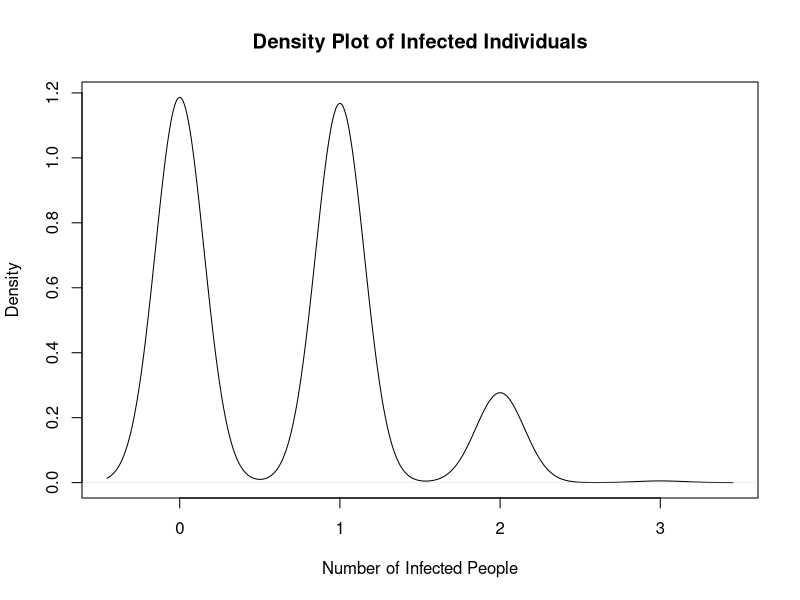
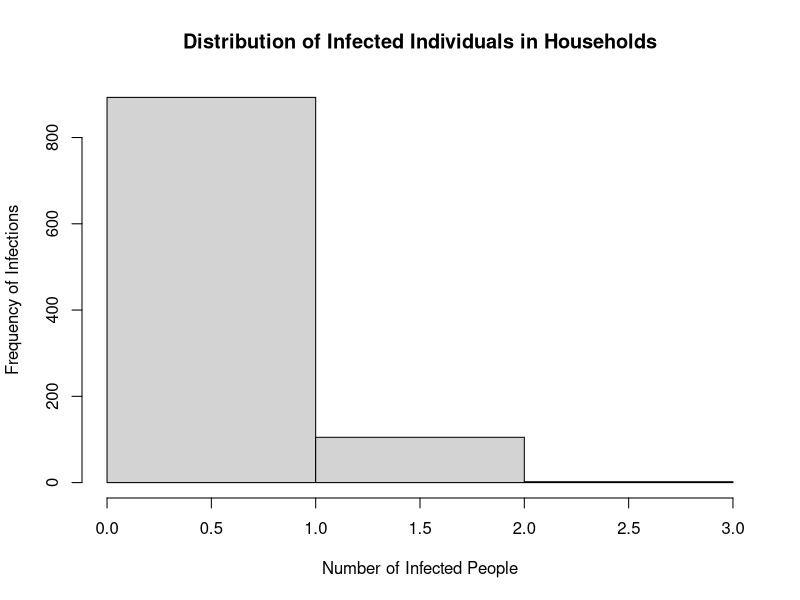

Reproduce these figures in R, in order. (Note: this script raises an error after producing the figures.)
#  The code simulates the infection and recovery process over several days for a defined number of individuals.
# Define the dimensions of the matrix
num_individuals <- 3  # Number of rows
num_days <- 10  # Number of columns
lamda1 <- 0.2  # Initialise lamda1 value, background rate
lamda2 <- 0.3  # Set lamda2, the rate associated with infectious individuals within the household
lamda3 <- 0.2  # Set lamda3, the likelihood of individuals being initially infected on the first day
recovery_Prob <- 0.15  # Set the likelihood of an infected individual transitioning from the infected state to the recovered state within a specific timeframe
num_simulations <- 1000

# Create an empty list to store the results of multiple simulations and after running the simulations sim_results stores the outcomes of each simulation in a list[[1]]
#[1] 0 1 1 0 1 0 0 1 1 0

#[[2]]
#[[1] 1 0 0 1 1 0 1 1 1 0 simulation day 1 then days 2 for the individuals in that family



#sim_results <- vector("list", length = num_simulations)

# Create an empty matrix filled with zeros to represent uninfected individuals
initial_infection_matrix <- matrix(0, nrow = num_individuals, ncol = num_days)

# Introduce initial infections for day 1
for (individual in 1:num_individuals) {
  
    random_number <- runif(1)  # Generate a random number between 0 and 1
   
    if (random_number < lamda3)
      # put 1 inside the matrix to refer to first day
      {
      initial_infection_matrix[individual, 1] <- 1  # Set the individual as infected
    }
    
}

# simulate_infection performs the infection spread simulation for a single household. It uses the parameters set earlier to simulate the infection process for the defined number of days.
simulate_infection <- function(){
for (day in 2:num_days) {
  for (individual in 1:num_individuals) {

    was_infected <- initial_infection_matrix[individual, day - 1]  # Store the previous infection status
    
    # Apply the recovery process to previously infected individuals
    if (was_infected == 1 && runif(1) < recovery_Prob) {
      initial_infection_matrix[individual, day] <- 0  # Change the status to recovered
    } else {
      # Check if the individual was not infected at the previous time step
      if (was_infected == 0) {
        force_of_infection <- lamda1 + lamda2 * sum(initial_infection_matrix[, day - 1])
        
        # Calculate the probability of getting infected
        p <- 1 - exp(-force_of_infection)
        
        # Generate a uniform random number [0, 1]
        u_r_n <- runif(1)
        
        # Check if the random value is less than the probability p
        if (u_r_n < p) {
          initial_infection_matrix[individual, day] <- 1  # Change the status to infected
      
        }
      }
    }
  }
}
  return(sum(initial_infection_matrix[, num_days]))  # Return count of infected individuals in the household
}

# New code for multiple simulations and displaying results
simulate_multiple_infections <- function() {
  result <- vector("numeric", length = num_simulations)
  for (sim in 1:num_simulations) {
    result[sim] <- simulate_infection()  # Execute the simulation function
  }
  return(result)
}

# Execute multiple simulations and gather the results
simulation_results <- simulate_multiple_infections()

# Show the final results
print(simulation_results)

# Calculate mean infected individuals per day
mean_infected_per_day <- colMeans(matrix(simulation_results, nrow = num_simulations))
print(mean_infected_per_day)

# Create a density plot
density_plot <- density(simulation_results)

# Plot the density
plot(density_plot, main = "Density Plot of Infected Individuals", xlab = "Number of Infected People", ylab = "Density")

# Create a histogram of the number of infected individuals in households
hist(simulation_results, breaks = seq(0, max(simulation_results) + 0.5, by = 1), 
     xlab = "Number of Infected People", ylab = "Frequency of Infections", 
     main = "Distribution of Infected Individuals in Households")

# Plot the mean count of infected individuals over time
plot(1:num_days, mean_infected_per_day, type = "l", xlab = "Days", ylab = "Mean Infected Count",
     main = "Mean Count of Infected Individuals Over Time")
abline(h = mean(mean_infected_per_day), col = "red")  # Add a horizontal line for the mean value
